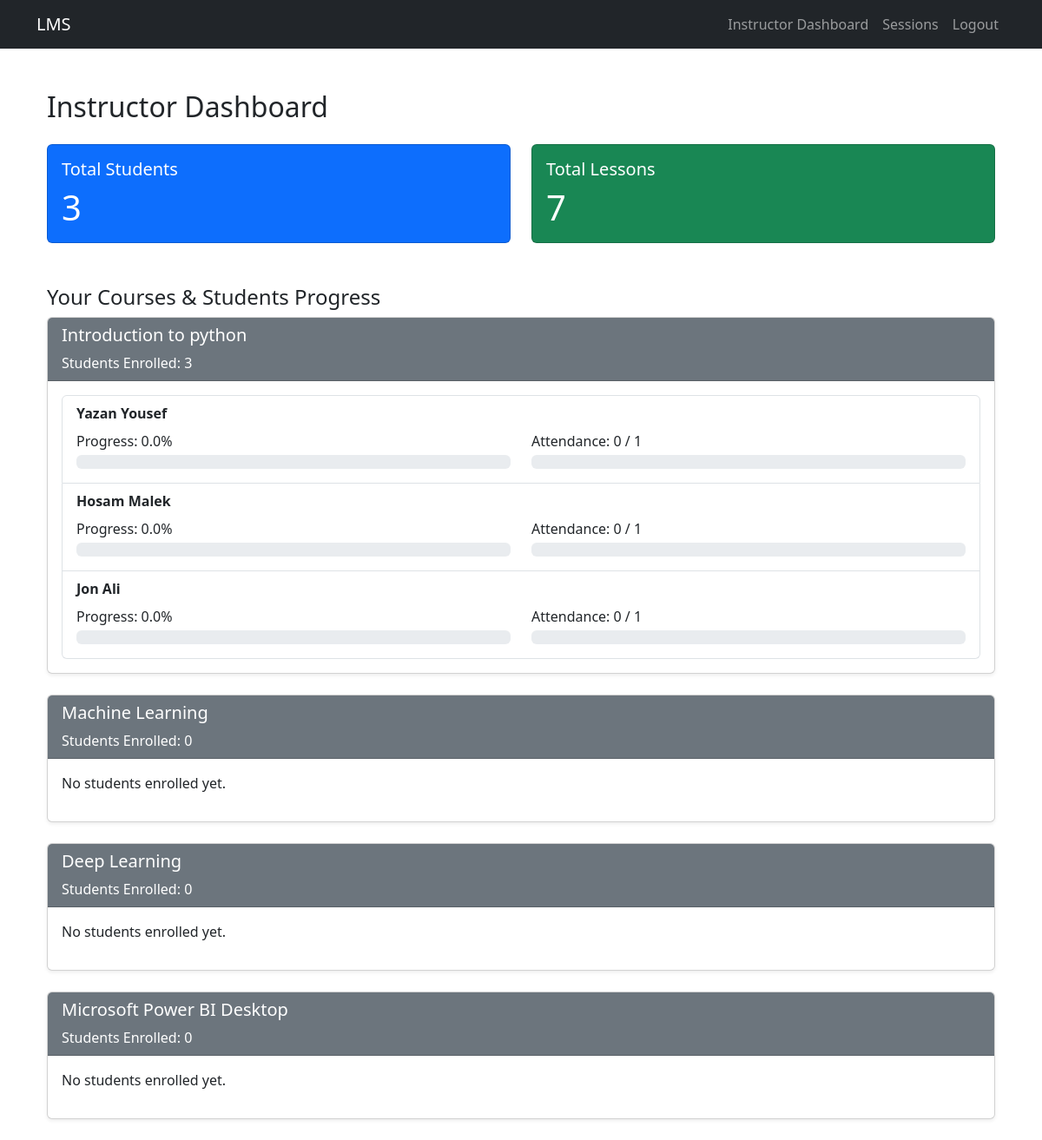
Screenshot of /courses/instructor-dashboard/ (signed in) with the database file from the repository.
### courses/models.py (models this page shows, shortened)
class Course(models.Model):
    DELIVERY_MODES = (
        ('online','Online'),
        ('live','Live'),
        ('class','In-Class'),
    )
    title = models.CharField(max_length=200)
    description =models.TextField()
    instructor = models.ForeignKey(
    User,on_delete=models.CASCADE,
    related_name='courses'
    )
    delivery_mode = models.CharField(max_length=10,choices=DELIVERY_MODES)
    price = models.DecimalField(max_digits=8, decimal_places=2,default=0)
    duration_hours =models.PositiveIntegerField(default=20)
    capacity = models.PositiveIntegerField(default=30)
    created_at = models.DateTimeField(auto_now_add=True)
    is_active = models.BooleanField(default=True)

class Enrollment(models.Model):
    student = models.ForeignKey(User, on_delete=models.CASCADE, related_name='enrollments')
    course = models.ForeignKey(Course, on_delete=models.CASCADE, related_name='enrollments')
    enrolled_at = models.DateTimeField(auto_now_add=True)
    progress = models.FloatField(default=0)  # <-- new field
    class Meta:
        unique_together = ('student', 'course')

### courses/views.py (the view)
# urls.py: path('instructor-dashboard/', views.instructor_dashboard, name='instructor_dashboard'),
@login_required
def instructor_dashboard(request):
    courses = Course.objects.filter(instructor=request.user).prefetch_related(
        'enrollments__student', 'sessions', 'enrollments__attendance_set'
    )
    for course in courses:
        total_sessions = course.sessions.count()
        total_lessons = Lesson.objects.filter(module__course=course).count()  # count lessons per course
        for enrollment in course.enrollments.all():
            attended_sessions = enrollment.attendance_set.filter(present=True).count()
            enrollment.attended_sessions = attended_sessions
            enrollment.total_sessions = total_sessions
            enrollment.attendance_percent = (attended_sessions / total_sessions * 100) if total_sessions > 0 else 0
            completed_lessons = getattr(enrollment, 'completed_lessons_count', 0)  # replace with your field
            enrollment.progress = (completed_lessons / total_lessons * 100) if total_lessons > 0 else 0
    students_count = Enrollment.objects.filter(course__in=courses).count()
    lessons_count = Lesson.objects.filter(module__course__in=courses).count()
    context = {
        'courses': courses,
        'students_count': students_count,
        'lessons_count': lessons_count,
    }
    return render(request, 'courses/instructor_dashboard.html', context)

### courses/templates/courses/instructor_dashboard.html (shortened to what this page needs)
{% extends 'courses/base.html' %}
{% block content %}
<div class="container mt-5">
    <h2 class="mb-4">Instructor Dashboard</h2>
    <div class="row g-4">
        <div class="col-md-6">
            <div class="card text-white bg-primary h-100">
                <div class="card-body">
                    <h5 class="card-title">Total Students</h5>
                    <p class="card-text display-6">{{ students_count }}</p>
                </div>
            </div>
        </div>
        <div class="col-md-6">
            <div class="card text-white bg-success h-100">
                <div class="card-body">
                    <h5 class="card-title">Total Lessons</h5>
                    <p class="card-text display-6">{{ lessons_count }}</p>
                </div>
            </div>
        </div>
    </div>
    <div class="mt-5">
        <h4>Your Courses & Students Progress</h4>
        {% for course in courses %}
        <div class="card mb-4 shadow-sm">
            <div class="card-header bg-secondary text-white">
                <h5>{{ course.title }}</h5>
                <p class="mb-0">Students Enrolled: {{ course.enrollments.count }}</p>
            </div>
            <div class="card-body">
                {% if course.enrollments.exists %}
                <ul class="list-group">
                    {% for enrollment in course.enrollments.all %}
                    <li class="list-group-item">
                        <strong>{{ enrollment.student.get_full_name }}</strong>
                        <div class="row mt-2">
                            <div class="col-md-6">
                                <p class="mb-1">Progress: {{ enrollment.progress|floatformat:1 }}%</p>
                                <div class="progress mb-2">
                                </div>
                            </div>
                            <div class="col-md-6">
                                <p class="mb-1">Attendance: {{ enrollment.attended_sessions }} / {{ enrollment.total_sessions }}</p>
                                <div class="progress mb-2">
                                </div>
                            </div>
                        </div>
                    </li>
                    {% endfor %}
                </ul>
                {% else %}
                <p>No students enrolled yet.</p>
                {% endif %}
            </div>
        </div>
        {% empty %}
        <p>You are not teaching any courses yet.</p>
        {% endfor %}
    </div>
</div>
{% endblock %}

### rows the page displays
Course: title "Introduction to python", enrollments.count "3"
Enrollment: student.get_full_name "Yazan Yousef", progress "0.0", attended_sessions "0", total_sessions "1"
Enrollment: student.get_full_name "Hosam Malek", progress "0.0", attended_sessions "0", total_sessions "1"
Enrollment: student.get_full_name "Jon Ali", progress "0.0", attended_sessions "0", total_sessions "1"
Course: title "Machine Learning", enrollments.count "0", shows "No students enrolled yet."
Course: title "Deep Learning", enrollments.count "0", shows "No students enrolled yet."
Course: title "Microsoft Power BI Desktop", enrollments.count "0", shows "No students enrolled yet."

### other values shown
{{ students_count }} "3"
{{ lessons_count }} "7"
